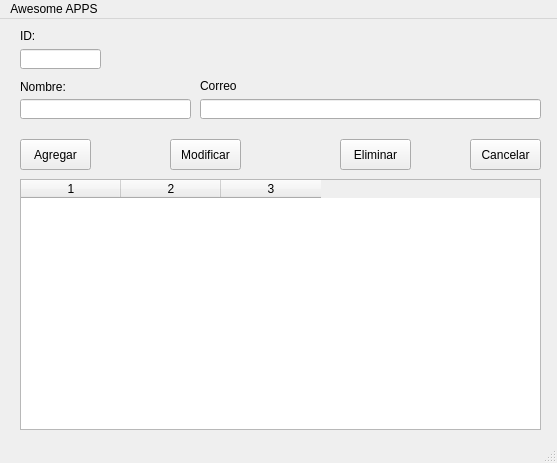
<?xml version="1.0" encoding="UTF-8"?>
<ui version="4.0">
 <class>MainWindow</class>
 <widget class="QMainWindow" name="MainWindow">
  <property name="geometry">
   <rect>
    <x>0</x>
    <y>0</y>
    <width>557</width>
    <height>463</height>
   </rect>
  </property>
  <property name="windowTitle">
   <string>Contactos</string>
  </property>
  <widget class="QWidget" name="centralwidget">
   <widget class="QPushButton" name="btnAgregar">
    <property name="geometry">
     <rect>
      <x>20</x>
      <y>120</y>
      <width>71</width>
      <height>31</height>
     </rect>
    </property>
    <property name="text">
     <string>Agregar</string>
    </property>
   </widget>
   <widget class="QPushButton" name="btnEliminar">
    <property name="geometry">
     <rect>
      <x>340</x>
      <y>120</y>
      <width>71</width>
      <height>31</height>
     </rect>
    </property>
    <property name="text">
     <string>Eliminar</string>
    </property>
   </widget>
   <widget class="QPushButton" name="btnModificar">
    <property name="geometry">
     <rect>
      <x>170</x>
      <y>120</y>
      <width>71</width>
      <height>31</height>
     </rect>
    </property>
    <property name="text">
     <string>Modificar</string>
    </property>
   </widget>
   <widget class="QPushButton" name="btnCancelar">
    <property name="geometry">
     <rect>
      <x>470</x>
      <y>120</y>
      <width>71</width>
      <height>31</height>
     </rect>
    </property>
    <property name="text">
     <string>Cancelar</string>
    </property>
   </widget>
   <widget class="QTableWidget" name="tblContacto">
    <property name="geometry">
     <rect>
      <x>20</x>
      <y>160</y>
      <width>521</width>
      <height>251</height>
     </rect>
    </property>
    <property name="columnCount">
     <number>3</number>
    </property>
    <column/>
    <column/>
    <column/>
   </widget>
   <widget class="QLineEdit" name="txtNombre">
    <property name="geometry">
     <rect>
      <x>20</x>
      <y>80</y>
      <width>171</width>
      <height>20</height>
     </rect>
    </property>
   </widget>
   <widget class="QLineEdit" name="txtCorreo">
    <property name="geometry">
     <rect>
      <x>200</x>
      <y>80</y>
      <width>341</width>
      <height>20</height>
     </rect>
    </property>
   </widget>
   <widget class="QLineEdit" name="txtId">
    <property name="geometry">
     <rect>
      <x>20</x>
      <y>30</y>
      <width>81</width>
      <height>20</height>
     </rect>
    </property>
   </widget>
   <widget class="QLabel" name="label">
    <property name="geometry">
     <rect>
      <x>20</x>
      <y>10</y>
      <width>47</width>
      <height>14</height>
     </rect>
    </property>
    <property name="text">
     <string>ID:</string>
    </property>
   </widget>
   <widget class="QLabel" name="label_2">
    <property name="geometry">
     <rect>
      <x>20</x>
      <y>60</y>
      <width>71</width>
      <height>16</height>
     </rect>
    </property>
    <property name="text">
     <string>Nombre:</string>
    </property>
   </widget>
   <widget class="QLabel" name="label_3">
    <property name="geometry">
     <rect>
      <x>200</x>
      <y>60</y>
      <width>47</width>
      <height>14</height>
     </rect>
    </property>
    <property name="text">
     <string>Correo</string>
    </property>
   </widget>
  </widget>
  <widget class="QMenuBar" name="menubar">
   <property name="geometry">
    <rect>
     <x>0</x>
     <y>0</y>
     <width>557</width>
     <height>22</height>
    </rect>
   </property>
   <widget class="QMenu" name="menuAwesome_APPS">
    <property name="title">
     <string>Awesome APPS</string>
    </property>
   </widget>
   <addaction name="menuAwesome_APPS"/>
  </widget>
  <widget class="QStatusBar" name="statusbar"/>
 </widget>
 <resources/>
 <connections/>
</ui>
